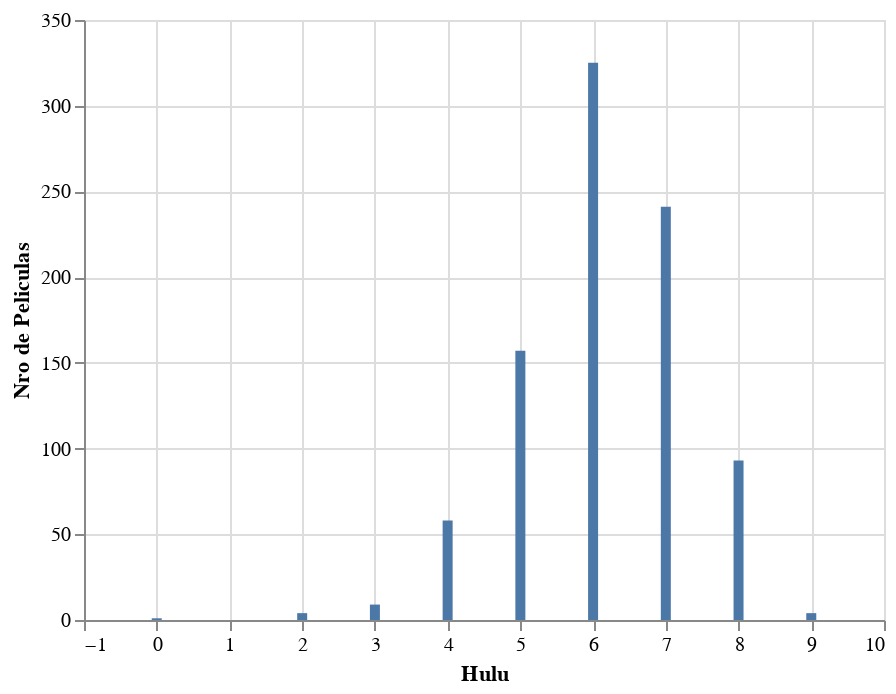

Notebook cell for this chart:
### Code cell
lista_hulu = movies.Hulu.tolist()
lista_imdb = movies.IMDb.tolist()
hulu_y_imdb = []
hulu_y_imdb_redondeado = []
for boolean in lista_hulu:
    if boolean:
        hulu_y_imdb.append(lista_imdb[0])
        lista_imdb.pop(0)
    else:
        lista_imdb.pop(0)
for nota in hulu_y_imdb:
    if str(nota) != "nan":
        hulu_y_imdb_redondeado.append(round(nota))
hulu = pd.DataFrame({"Hulu":hulu_y_imdb_redondeado})
alt.Chart(hulu).mark_bar().encode(x="Hulu", y="count()").configure(countTitle="Nro de Peliculas")

### Figure 1 — Vega-Lite specification as saved in the notebook (floating-point values rounded to 4 significant figures; data arrays with more than 128 entries replaced by an {"elided": "..."} marker saying what was removed)
{"config": {"view": {"continuousWidth": 400, "continuousHeight": 300}, "countTitle": "Nro de Peliculas"}, "data": {"name": "data-df59103b53096f6ac2270863fe5f3c21"}, "mark": "bar", "encoding": {"x": {"type": "quantitative", "field": "Hulu"}, "y": {"type": "quantitative", "aggregate": "count"}}, "$schema": "https://vega.github.io/schema/vega-lite/v4.8.1.json", "datasets": {"data-df59103b53096f6ac2270863fe5f3c21": {"elided": "892 records"}}}
